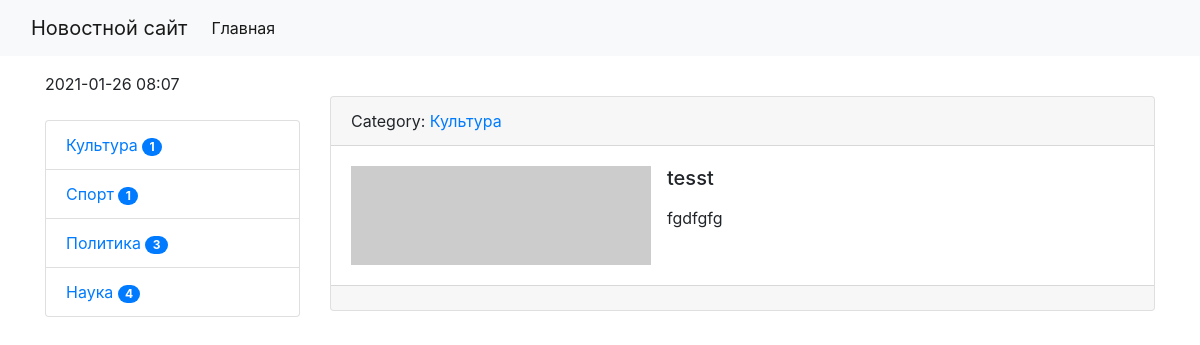
The app's page /news/11/ with its own data.
### news/models.py (models this page shows, shortened)
class Category(models.Model):
    title = models.CharField(max_length=120, db_index=True, verbose_name="Наименование категории")
    def get_absolute_url(self):
        return reverse('category', kwargs={'category_id': self.pk})
    def __str__(self):
        return self.title
    class Meta:
        verbose_name = "Категория"
        verbose_name_plural = "Категории"
        ordering = ['title']

class News(models.Model):
    title = models.CharField(max_length=150, verbose_name="Наименование")
    content = models.TextField(blank=True, verbose_name="Контент")
    created_at = models.DateTimeField(auto_now_add=True, verbose_name="Опубликовано")
    updated_at = models.DateTimeField(auto_now=True, verbose_name="Обновлено")
    photo = models.ImageField(upload_to='photos/%Y/%m/%d/', verbose_name="Фото", blank=True)
    is_published = models.BooleanField(default=True, verbose_name="Доступно для публикации")
    category = models.ForeignKey('Category', on_delete=models.PROTECT, null=True, verbose_name="Категория")
    views = models.IntegerField(default=0)
    class Meta:
        verbose_name = "Новость"
        verbose_name_plural = "Новости"
        ordering = ['-created_at', 'title']

### news/views.py (the view)
# urls.py: path('news/<int:pk>/', ViewNews.as_view(), name="view_news"),
class ViewNews(DetailView):
    model = News

### news/templatetags/news_tags.py (called while the page is built)
@register.inclusion_tag('news/list_categories.html')
def show_categories():
    categories = Category.objects.annotate(cnt=Count('news', filter=F('news__is_published'))).filter(cnt__gt=0)
    return {'categories': categories}

### templates/news/news_detail.html (shortened to what this page needs)
{% extends 'baseNews.html' %}
{% block sidebar %}
    {% include 'inc/sidebar.html' %}
{% endblock %}
{% block content %}
    <div class="card mb-3">
        <div class="card-header">
            Category: <a href="{{ object.category.get_absolute_url }}">{{ object.category }}</a>
        </div>
        <div class="card-body">
                {% if item.photo %}
                    <img src="{{ object.photo.url }}" alt="" width="350" class="float-left mr-3">
                {% else %}
                    <img src="https://picsum.photos/id/1060/350/235/?blur=2" alt="" width="300"
                         class="float-left mr-3">
                {% endif %}
                    <h5 class="card-title">{{ object.title }}</h5>
                    <p class="card-text">{{ object.content|safe|linebreaks}}</p>
        </div>
        <div class="card-footer text-muted">
        </div>
    </div>
{% endblock %}

### templates/news/list_categories.html
<div class="list-group">
    {% for item in categories %}
        <a href="{{ item.get_absolute_url }}" class="list-group-item"
           aria-current="true">
            {{ item.title }}
         <span class="badge badge-primary badge-pill">{{ item.cnt }}</span>
        </a>
    {% endfor %}
</div>

### records on screen
Category: title "Культура", cnt "1"
Category: title "Спорт", cnt "1"
Category: title "Политика", cnt "3"
Category: title "Наука", cnt "4"
News: category "Культура", title "tesst", content "fgdfgfg"
